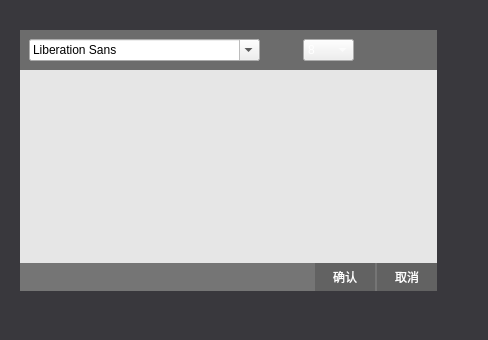
<?xml version="1.0" encoding="UTF-8"?>
<ui version="4.0">
 <class>TextForm</class>
 <widget class="QWidget" name="TextForm">
  <property name="geometry">
   <rect>
    <x>0</x>
    <y>0</y>
    <width>488</width>
    <height>340</height>
   </rect>
  </property>
  <property name="windowTitle">
   <string>Form</string>
  </property>
  <property name="styleSheet">
   <string notr="true">QWidget#TextForm{
	

	background-color: rgb(57, 56, 61);
}
QFrame{
	border:none;
}
QFrame#frameText{
	
	background-color: rgb(68, 68, 68);
}
QFrame#frameFont{
	
	
	background-color: rgb(108, 108, 108);
	min-height:36px;
}
QFrame#frameBtn{
	
	background-color: rgb(117, 117, 117);
	min-height:28px;
}

QPlainTextEdit{
	background-color: rgb(230, 230, 230);
}
QFrame#frameBtn QPushButton{
	min-height:28px;
	min-width:60px;
	border:none;
	
	font: 9pt &quot;微软雅黑&quot;;
	color: rgb(255, 255, 255);
	background-color: rgb(98, 98, 98);
}
QToolButton{
	border:none;
	background-color: rgb(108, 108, 108);
	
	color: rgb(255, 255, 255);
	font: 75 12pt &quot;微软雅黑&quot;;
}
QToolButton#btnItly{
	border:none;
	background-color: rgb(108, 108, 108);
	
	color: rgb(255, 255, 255);
	
	font: italic 12pt &quot;微软雅黑&quot;;
}
QComboBox#comboBoxFontSize{
	
	color: rgb(255, 255, 255);
}</string>
  </property>
  <widget class="QFrame" name="frameText">
   <property name="geometry">
    <rect>
     <x>20</x>
     <y>30</y>
     <width>417</width>
     <height>261</height>
    </rect>
   </property>
   <property name="styleSheet">
    <string notr="true"/>
   </property>
   <property name="frameShape">
    <enum>QFrame::StyledPanel</enum>
   </property>
   <property name="frameShadow">
    <enum>QFrame::Raised</enum>
   </property>
   <layout class="QVBoxLayout" name="verticalLayout">
    <property name="spacing">
     <number>0</number>
    </property>
    <property name="leftMargin">
     <number>0</number>
    </property>
    <property name="topMargin">
     <number>0</number>
    </property>
    <property name="rightMargin">
     <number>0</number>
    </property>
    <property name="bottomMargin">
     <number>0</number>
    </property>
    <item>
     <widget class="QFrame" name="frameFont">
      <property name="frameShape">
       <enum>QFrame::StyledPanel</enum>
      </property>
      <property name="frameShadow">
       <enum>QFrame::Raised</enum>
      </property>
      <layout class="QHBoxLayout" name="horizontalLayout_2">
       <property name="spacing">
        <number>12</number>
       </property>
       <item>
        <widget class="QFontComboBox" name="fontComboBox"/>
       </item>
       <item>
        <widget class="QToolButton" name="btnBlod">
         <property name="text">
          <string/>
         </property>
         <property name="icon">
          <iconset resource="../icon.qrc">
           <normaloff>:/Source/icon/text_b.png</normaloff>:/Source/icon/text_b.png</iconset>
         </property>
        </widget>
       </item>
       <item>
        <widget class="QComboBox" name="comboBoxFontSize">
         <item>
          <property name="text">
           <string>8</string>
          </property>
         </item>
         <item>
          <property name="text">
           <string>12</string>
          </property>
         </item>
         <item>
          <property name="text">
           <string>14</string>
          </property>
         </item>
         <item>
          <property name="text">
           <string>16</string>
          </property>
         </item>
         <item>
          <property name="text">
           <string>18</string>
          </property>
         </item>
         <item>
          <property name="text">
           <string>20</string>
          </property>
         </item>
         <item>
          <property name="text">
           <string>22</string>
          </property>
         </item>
         <item>
          <property name="text">
           <string>24</string>
          </property>
         </item>
         <item>
          <property name="text">
           <string>26</string>
          </property>
         </item>
         <item>
          <property name="text">
           <string>28</string>
          </property>
         </item>
         <item>
          <property name="text">
           <string>30</string>
          </property>
         </item>
         <item>
          <property name="text">
           <string>32</string>
          </property>
         </item>
         <item>
          <property name="text">
           <string>38</string>
          </property>
         </item>
         <item>
          <property name="text">
           <string>40</string>
          </property>
         </item>
         <item>
          <property name="text">
           <string>44</string>
          </property>
         </item>
         <item>
          <property name="text">
           <string>48</string>
          </property>
         </item>
         <item>
          <property name="text">
           <string>50</string>
          </property>
         </item>
         <item>
          <property name="text">
           <string>52</string>
          </property>
         </item>
         <item>
          <property name="text">
           <string>54</string>
          </property>
         </item>
         <item>
          <property name="text">
           <string>58</string>
          </property>
         </item>
         <item>
          <property name="text">
           <string>60</string>
          </property>
         </item>
         <item>
          <property name="text">
           <string>62</string>
          </property>
         </item>
         <item>
          <property name="text">
           <string>77</string>
          </property>
         </item>
         <item>
          <property name="text">
           <string>78</string>
          </property>
         </item>
         <item>
          <property name="text">
           <string>80</string>
          </property>
         </item>
         <item>
          <property name="text">
           <string>84</string>
          </property>
         </item>
         <item>
          <property name="text">
           <string>86</string>
          </property>
         </item>
         <item>
          <property name="text">
           <string>90</string>
          </property>
         </item>
         <item>
          <property name="text">
           <string>100</string>
          </property>
         </item>
         <item>
          <property name="text">
           <string>110</string>
          </property>
         </item>
         <item>
          <property name="text">
           <string>120</string>
          </property>
         </item>
         <item>
          <property name="text">
           <string>130</string>
          </property>
         </item>
         <item>
          <property name="text">
           <string>140</string>
          </property>
         </item>
         <item>
          <property name="text">
           <string>150</string>
          </property>
         </item>
        </widget>
       </item>
       <item>
        <spacer name="horizontalSpacer_2">
         <property name="orientation">
          <enum>Qt::Horizontal</enum>
         </property>
         <property name="sizeHint" stdset="0">
          <size>
           <width>39</width>
           <height>20</height>
          </size>
         </property>
        </spacer>
       </item>
      </layout>
     </widget>
    </item>
    <item>
     <widget class="QPlainTextEdit" name="plainTextEdit"/>
    </item>
    <item>
     <widget class="QFrame" name="frameBtn">
      <property name="frameShape">
       <enum>QFrame::StyledPanel</enum>
      </property>
      <property name="frameShadow">
       <enum>QFrame::Raised</enum>
      </property>
      <layout class="QHBoxLayout" name="horizontalLayout">
       <property name="spacing">
        <number>2</number>
       </property>
       <property name="leftMargin">
        <number>0</number>
       </property>
       <property name="topMargin">
        <number>0</number>
       </property>
       <property name="rightMargin">
        <number>0</number>
       </property>
       <property name="bottomMargin">
        <number>0</number>
       </property>
       <item>
        <spacer name="horizontalSpacer">
         <property name="orientation">
          <enum>Qt::Horizontal</enum>
         </property>
         <property name="sizeHint" stdset="0">
          <size>
           <width>274</width>
           <height>19</height>
          </size>
         </property>
        </spacer>
       </item>
       <item>
        <widget class="QPushButton" name="btnOk">
         <property name="text">
          <string>确认</string>
         </property>
        </widget>
       </item>
       <item>
        <widget class="QPushButton" name="btnCancle">
         <property name="sizePolicy">
          <sizepolicy hsizetype="Minimum" vsizetype="Fixed">
           <horstretch>0</horstretch>
           <verstretch>0</verstretch>
          </sizepolicy>
         </property>
         <property name="text">
          <string>取消</string>
         </property>
        </widget>
       </item>
      </layout>
     </widget>
    </item>
   </layout>
  </widget>
 </widget>
 <resources>
  <include location="../icon.qrc"/>
 </resources>
 <connections/>
</ui>
